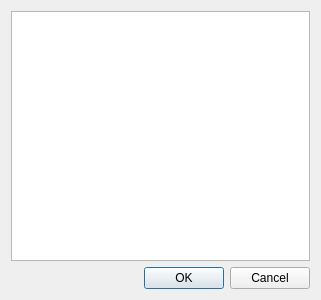
<?xml version="1.0" encoding="UTF-8"?>
<ui version="4.0">
 <class>ChoosePersonDialog</class>
 <widget class="QDialog" name="ChoosePersonDialog">
  <property name="geometry">
   <rect>
    <x>0</x>
    <y>0</y>
    <width>321</width>
    <height>300</height>
   </rect>
  </property>
  <property name="windowTitle">
   <string>Выберите Человека</string>
  </property>
  <property name="windowIcon">
   <iconset>
    <normaloff>../../../images/copy.png</normaloff>../../../images/copy.png</iconset>
  </property>
  <layout class="QVBoxLayout" name="verticalLayout">
   <item>
    <widget class="QListWidget" name="lw">
     <property name="selectionMode">
      <enum>QAbstractItemView::SingleSelection</enum>
     </property>
     <property name="selectionBehavior">
      <enum>QAbstractItemView::SelectRows</enum>
     </property>
    </widget>
   </item>
   <item>
    <widget class="QDialogButtonBox" name="bB">
     <property name="orientation">
      <enum>Qt::Horizontal</enum>
     </property>
     <property name="standardButtons">
      <set>QDialogButtonBox::Cancel|QDialogButtonBox::Ok</set>
     </property>
    </widget>
   </item>
  </layout>
 </widget>
 <resources/>
 <connections>
  <connection>
   <sender>bB</sender>
   <signal>accepted()</signal>
   <receiver>ChoosePersonDialog</receiver>
   <slot>accept()</slot>
   <hints>
    <hint type="sourcelabel">
     <x>248</x>
     <y>254</y>
    </hint>
    <hint type="destinationlabel">
     <x>157</x>
     <y>274</y>
    </hint>
   </hints>
  </connection>
  <connection>
   <sender>bB</sender>
   <signal>rejected()</signal>
   <receiver>ChoosePersonDialog</receiver>
   <slot>reject()</slot>
   <hints>
    <hint type="sourcelabel">
     <x>316</x>
     <y>260</y>
    </hint>
    <hint type="destinationlabel">
     <x>286</x>
     <y>274</y>
    </hint>
   </hints>
  </connection>
 </connections>
</ui>
